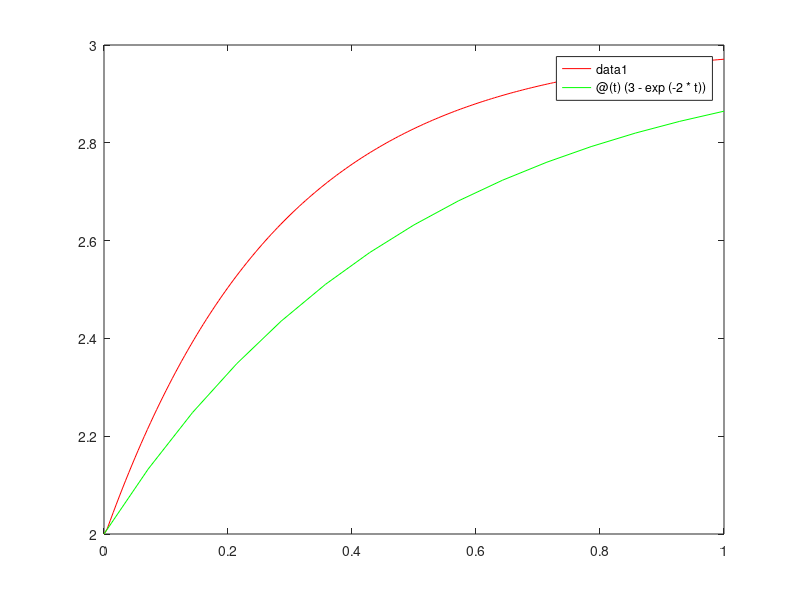

This figure's MATLAB source:
clc;
clear;
close all;

intervalo = [0 , 1] ;
f = @(t,x) -2*(x(1) - 3) ;
x0 = 2 ;
sol = @(t) (3-exp(-2*t)) ;
N = 200 ;

h = (intervalo(2) - intervalo(1)) / N ;
t = intervalo(1):h:intervalo(2) ;

r = 2;
x(1) = x0 ;
fi(1) = f(t(1), x0) ;

for i=1:r
  x(i+1) = x(i) + h*f(t(i), x(i)) ;
  fi(i+1) = f(t(i+1), x(i+1)) ;
end

idx=r+1;

for i=1:N+1-r
   % Prediccion
   x(i+2) = x(i+1) + h*f(t(i+1), x(i+1)) ;
   
   % Evaluacion
   fi(idx) = f(t(i+2), x(i+2)) ;
   
   % Corrector
   x(i+2) = x(i+1) + h/12*(5*fi(idx) + 8*fi(mod(idx+1, r+1) + 1) ...
       + 8*fi(mod(idx, r+1) + 1));
   
   % Evaluacion
   fi(idx) = f(t(i+2), x(i+2)) ;
  
   idx = mod(idx, r+1) + 1;
end

% disp(max(abs(sol(t) - x)))  ;
dif = max(abs(x-sol(t))) ;
disp(dif)
x = x.' ;
plot(t,x,'r') ; 
hold on
fplot(sol, intervalo, 'g') ;

